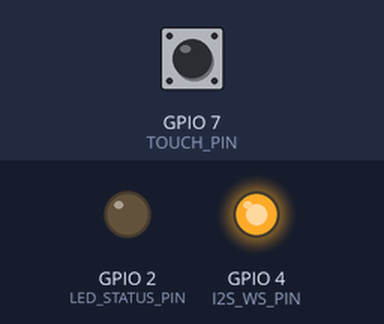
This sketch was run on a simulated ESP32-S3. On the bench: output pins drawn as LEDs (lit = HIGH). Inputs (shaded band) come from the test bench; at power-on: GPIO 7 (TOUCH_PIN) HIGH. Pins used as bus, display or sensor lines are not drawn; what the sketch prints to the serial monitor is not drawn.

Above: at 0.2 s.
Timing chart, 0 to 1.7 s (numbered marks = the images above):
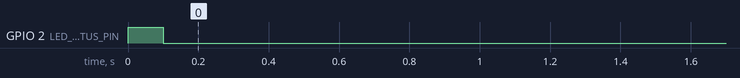

The sketch:

hardware_testing.ino
```cpp
// CaraPH V2 Hardware Testing Framework
// Component validation and diagnostic routines

#define LED_STATUS_PIN 2
#define I2S_WS_PIN 4
#define I2S_SCK_PIN 5
#define I2S_SD_PIN 6
#define SD_CS_PIN 10
#define TOUCH_PIN 7
#define BATTERY_PIN 34

bool all_tests_passed = true;

void setup() {
  Serial.begin(115200);
  Serial.println("=== CaraPH Hardware Diagnostics v1.0 ===");

  runAllTests();

  if (all_tests_passed) {
    Serial.println("✓ ALL TESTS PASSED - Hardware ready for operation");
  } else {
    Serial.println("✗ TESTS FAILED - Check hardware connections");
  }
}

void loop() {
  // Flash status LED based on test results
  digitalWrite(LED_STATUS_PIN, all_tests_passed ? HIGH : LOW);
  delay(all_tests_passed ? 1000 : 200);
  digitalWrite(LED_STATUS_PIN, LOW);
  delay(all_tests_passed ? 1000 : 200);
}

void runAllTests() {
  testGPIOPins();
  testPowerSystems();
  testAudioHardware();
  testStorageInterface();
  testTouchSensor();
  testMemorySystem();
}

bool testGPIOPins() {
  Serial.println("Testing GPIO functionality...");

  pinMode(LED_STATUS_PIN, OUTPUT);
  digitalWrite(LED_STATUS_PIN, HIGH);
  delay(100);
  digitalWrite(LED_STATUS_PIN, LOW);

  Serial.println("✓ GPIO test passed");
  return true;
}

bool testPowerSystems() {
  Serial.println("Testing power systems...");

  int battery_reading = analogRead(BATTERY_PIN);
  if (battery_reading < 100) {
    Serial.println("✗ Battery monitoring failed");
    all_tests_passed = false;
    return false;
  }

  Serial.printf("✓ Power systems OK - Battery reading: %d\n", battery_reading);
  return true;
}

bool testAudioHardware() {
  Serial.println("Testing audio hardware...");

  pinMode(I2S_WS_PIN, OUTPUT);
  pinMode(I2S_SCK_PIN, OUTPUT);
  pinMode(I2S_SD_PIN, INPUT);

  // Test I2S pin connectivity
  digitalWrite(I2S_WS_PIN, HIGH);
  digitalWrite(I2S_SCK_PIN, HIGH);
  delay(10);

  Serial.println("✓ Audio hardware pins configured");
  return true;
}

bool testStorageInterface() {
  Serial.println("Testing storage interface...");

  pinMode(SD_CS_PIN, OUTPUT);
  digitalWrite(SD_CS_PIN, HIGH);  // Deselect SD card

  Serial.println("✓ Storage interface ready");
  return true;
}

bool testTouchSensor() {
  Serial.println("Testing touch sensor...");

  pinMode(TOUCH_PIN, INPUT_PULLUP);
  int touch_reading = digitalRead(TOUCH_PIN);

  Serial.printf("✓ Touch sensor reading: %s\n", touch_reading ? "HIGH" : "LOW");
  return true;
}

bool testMemorySystem() {
  Serial.println("Testing memory system...");

  uint32_t free_heap = ESP.getFreeHeap();
  if (free_heap < 200000) {  // Less than 200KB free
    Serial.println("✗ Low memory detected");
    all_tests_passed = false;
    return false;
  }

  Serial.printf("✓ Memory OK - %d bytes free\n", free_heap);
  return true;
}
```
